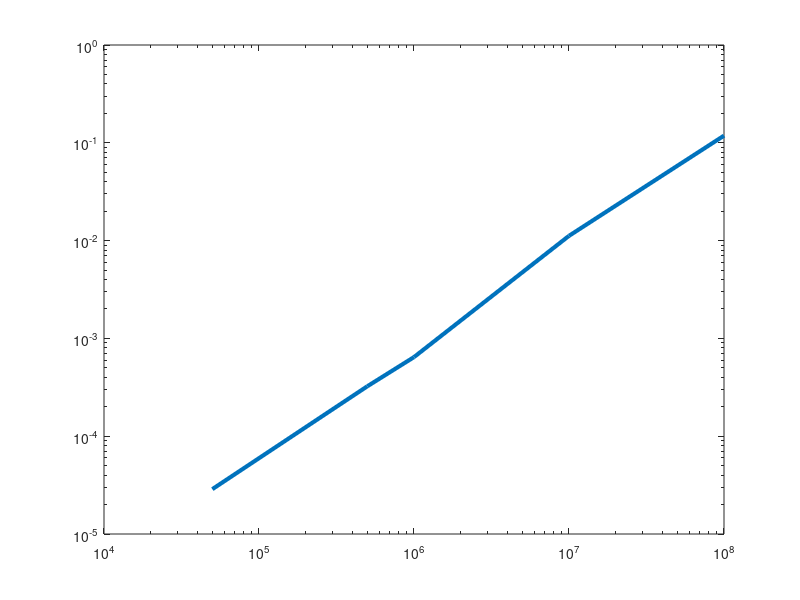

MATLAB code for this plot: (Note: this script raises an error after producing the figure.)

% 1) Test inner-product, observe O(n) by estimating the rise/run in the plot
ns = [5*10^4, 5*10^5, 10^6, 10^7, 10^8];

for i=1:5
    n = ns(i);
    
    %Create two random vectors of size n
    u = rand(n,1); 
    v = rand(n,1);

    %Measure time using the cputime command
    t = cputime;

    %Do the epxeriment 100 times (Why?)
    for j = 1 : 100 
       ip = u'*v;    %Compute Inner Product
    end

    %average the times
    times(i) = (cputime-t)/100.;
end
figure(1)
loglog(ns, times, 'LineWidth',3)
ax = gca;
ax.FontSize = 18; 
title('Dot-Product, O(n)','fontsize',18)
ylabel('Time','fontsize',18)
xlabel('N','fontsize',18)


% 2) Test mat-vec, observe the O(n^2) runtime for a single mat-vec 
%    by estimating the rise/run in the plot
ns = [1000, 2000, 4000, 8000, 12000]; 
for i=1:5
    n = ns(i);
    %Create random matrix and vectors of size n
    A = rand(n,n); 
    v = rand(n,1);

    %Measure time using the cputime command
    t = cputime;

    %Do the epxeriment 10 times
    for j = 1 : 10 
       ip = A*v;    % Compute mat-vec
    end

    %average the times
    times(i) = (cputime-t)/10;
end
figure(2)
loglog(ns, times, 'LineWidth',3)
ax = gca;
ax.FontSize = 18; 
title('MatVec O(n^2)','fontsize',18)
ylabel('Time','fontsize',18)
xlabel('N','fontsize',18)
